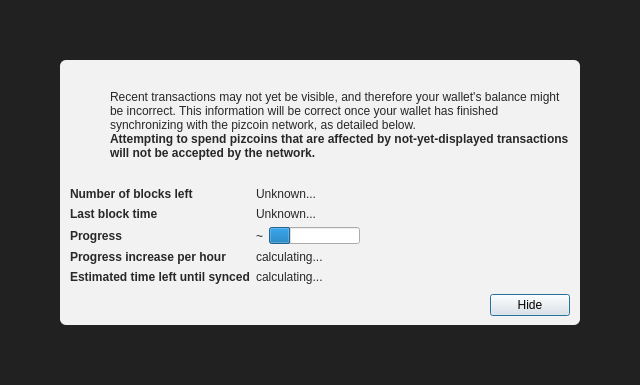
<?xml version="1.0" encoding="UTF-8"?>
<ui version="4.0">
 <class>ModalOverlay</class>
 <widget class="ModalOverlay" name="ModalOverlay">
  <property name="geometry">
   <rect>
    <x>0</x>
    <y>0</y>
    <width>640</width>
    <height>385</height>
   </rect>
  </property>
  <property name="windowTitle">
   <string>Form</string>
  </property>
  <layout class="QVBoxLayout" name="verticalLayout" stretch="0">
   <property name="sizeConstraint">
    <enum>QLayout::SetDefaultConstraint</enum>
   </property>
   <property name="leftMargin">
    <number>0</number>
   </property>
   <property name="topMargin">
    <number>0</number>
   </property>
   <property name="rightMargin">
    <number>0</number>
   </property>
   <property name="bottomMargin">
    <number>0</number>
   </property>
   <item>
    <widget class="QWidget" name="bgWidget" native="true">
     <property name="styleSheet">
      <string notr="true">#bgWidget { background: rgba(0,0,0,220); }</string>
     </property>
     <layout class="QVBoxLayout" name="verticalLayoutMain" stretch="1">
      <property name="leftMargin">
       <number>60</number>
      </property>
      <property name="topMargin">
       <number>60</number>
      </property>
      <property name="rightMargin">
       <number>60</number>
      </property>
      <property name="bottomMargin">
       <number>60</number>
      </property>
      <item>
       <widget class="QWidget" name="contentWidget" native="true">
        <property name="styleSheet">
         <string notr="true">#contentWidget { background: rgba(255,255,255,240); border-radius: 6px; }

QLabel { color: rgb(40,40,40);  }</string>
        </property>
        <layout class="QVBoxLayout" name="verticalLayoutSub" stretch="1,0,0,0">
         <property name="spacing">
          <number>0</number>
         </property>
         <property name="leftMargin">
          <number>10</number>
         </property>
         <property name="topMargin">
          <number>10</number>
         </property>
         <property name="rightMargin">
          <number>10</number>
         </property>
         <property name="bottomMargin">
          <number>10</number>
         </property>
         <item>
          <layout class="QHBoxLayout" name="horizontalLayoutIconText" stretch="0,1">
           <property name="topMargin">
            <number>20</number>
           </property>
           <item>
            <layout class="QVBoxLayout" name="verticalLayoutIcon">
             <property name="leftMargin">
              <number>0</number>
             </property>
             <item>
              <widget class="QPushButton" name="warningIcon">
               <property name="enabled">
                <bool>false</bool>
               </property>
               <property name="text">
                <string/>
               </property>
               <property name="icon">
                <iconset>
                 <normaloff>:/icons/warning</normaloff>
                 <disabledoff>:/icons/warning</disabledoff>:/icons/warning</iconset>
               </property>
               <property name="iconSize">
                <size>
                 <width>48</width>
                 <height>48</height>
                </size>
               </property>
               <property name="flat">
                <bool>true</bool>
               </property>
              </widget>
             </item>
             <item>
              <spacer name="verticalSpacerWarningIcon">
               <property name="orientation">
                <enum>Qt::Vertical</enum>
               </property>
               <property name="sizeHint" stdset="0">
                <size>
                 <width>20</width>
                 <height>40</height>
                </size>
               </property>
              </spacer>
             </item>
            </layout>
           </item>
           <item>
            <layout class="QVBoxLayout" name="verticalLayoutInfoText">
             <property name="leftMargin">
              <number>0</number>
             </property>
             <property name="topMargin">
              <number>0</number>
             </property>
             <item>
              <widget class="QLabel" name="infoText">
               <property name="text">
                <string>Recent transactions may not yet be visible, and therefore your wallet's balance might be incorrect. This information will be correct once your wallet has finished synchronizing with the pizcoin network, as detailed below.</string>
               </property>
               <property name="textFormat">
                <enum>Qt::RichText</enum>
               </property>
               <property name="wordWrap">
                <bool>true</bool>
               </property>
              </widget>
             </item>
             <item>
              <widget class="QLabel" name="infoTextStrong">
               <property name="font">
                <font>
                 <weight>75</weight>
                 <bold>true</bold>
                </font>
               </property>
               <property name="text">
                <string>Attempting to spend pizcoins that are affected by not-yet-displayed transactions will not be accepted by the network.</string>
               </property>
               <property name="textFormat">
                <enum>Qt::RichText</enum>
               </property>
               <property name="wordWrap">
                <bool>true</bool>
               </property>
              </widget>
             </item>
             <item>
              <spacer name="verticalSpacerInTextSpace">
               <property name="orientation">
                <enum>Qt::Vertical</enum>
               </property>
               <property name="sizeHint" stdset="0">
                <size>
                 <width>20</width>
                 <height>40</height>
                </size>
               </property>
              </spacer>
             </item>
            </layout>
           </item>
          </layout>
         </item>
         <item>
          <spacer name="verticalSpacerAfterText">
           <property name="orientation">
            <enum>Qt::Vertical</enum>
           </property>
           <property name="sizeHint" stdset="0">
            <size>
             <width>20</width>
             <height>40</height>
            </size>
           </property>
          </spacer>
         </item>
         <item>
          <layout class="QFormLayout" name="formLayout">
           <property name="fieldGrowthPolicy">
            <enum>QFormLayout::FieldsStayAtSizeHint</enum>
           </property>
           <property name="horizontalSpacing">
            <number>6</number>
           </property>
           <property name="verticalSpacing">
            <number>6</number>
           </property>
           <property name="topMargin">
            <number>10</number>
           </property>
           <item row="0" column="0">
            <widget class="QLabel" name="labelNumberOfBlocksLeft">
             <property name="font">
              <font>
               <weight>75</weight>
               <bold>true</bold>
              </font>
             </property>
             <property name="text">
              <string>Number of blocks left</string>
             </property>
            </widget>
           </item>
           <item row="0" column="1">
            <widget class="QLabel" name="numberOfBlocksLeft">
             <property name="text">
              <string>Unknown...</string>
             </property>
            </widget>
           </item>
           <item row="1" column="0">
            <widget class="QLabel" name="labelLastBlockTime">
             <property name="font">
              <font>
               <weight>75</weight>
               <bold>true</bold>
              </font>
             </property>
             <property name="text">
              <string>Last block time</string>
             </property>
            </widget>
           </item>
           <item row="1" column="1">
            <widget class="QLabel" name="newestBlockDate">
             <property name="sizePolicy">
              <sizepolicy hsizetype="Maximum" vsizetype="Preferred">
               <horstretch>0</horstretch>
               <verstretch>0</verstretch>
              </sizepolicy>
             </property>
             <property name="text">
              <string>Unknown...</string>
             </property>
            </widget>
           </item>
           <item row="2" column="0">
            <widget class="QLabel" name="labelSyncDone">
             <property name="font">
              <font>
               <weight>75</weight>
               <bold>true</bold>
              </font>
             </property>
             <property name="text">
              <string>Progress</string>
             </property>
            </widget>
           </item>
           <item row="2" column="1">
            <layout class="QHBoxLayout" name="horizontalLayoutSync" stretch="0,1">
             <item>
              <widget class="QLabel" name="percentageProgress">
               <property name="text">
                <string notr="true">~</string>
               </property>
              </widget>
             </item>
             <item>
              <widget class="QProgressBar" name="progressBar">
               <property name="value">
                <number>24</number>
               </property>
               <property name="format">
                <string/>
               </property>
              </widget>
             </item>
            </layout>
           </item>
           <item row="4" column="0">
            <widget class="QLabel" name="labelProgressIncrease">
             <property name="font">
              <font>
               <weight>75</weight>
               <bold>true</bold>
              </font>
             </property>
             <property name="text">
              <string>Progress increase per hour</string>
             </property>
            </widget>
           </item>
           <item row="4" column="1">
            <widget class="QLabel" name="progressIncreasePerH">
             <property name="text">
              <string>calculating...</string>
             </property>
            </widget>
           </item>
           <item row="5" column="0">
            <widget class="QLabel" name="labelEstimatedTimeLeft">
             <property name="font">
              <font>
               <weight>75</weight>
               <bold>true</bold>
              </font>
             </property>
             <property name="text">
              <string>Estimated time left until synced</string>
             </property>
            </widget>
           </item>
           <item row="5" column="1">
            <widget class="QLabel" name="expectedTimeLeft">
             <property name="text">
              <string>calculating...</string>
             </property>
            </widget>
           </item>
          </layout>
         </item>
         <item>
          <layout class="QHBoxLayout" name="horizontalLayoutButtons">
           <property name="leftMargin">
            <number>10</number>
           </property>
           <property name="topMargin">
            <number>10</number>
           </property>
           <item>
            <spacer name="horizontalSpacer">
             <property name="orientation">
              <enum>Qt::Horizontal</enum>
             </property>
             <property name="sizeHint" stdset="0">
              <size>
               <width>40</width>
               <height>20</height>
              </size>
             </property>
            </spacer>
           </item>
           <item>
            <widget class="QPushButton" name="closeButton">
             <property name="text">
              <string>Hide</string>
             </property>
             <property name="focusPolicy">
              <enum>Qt::StrongFocus</enum>
             </property>
             <property name="default">
              <bool>true</bool>
             </property>
            </widget>
           </item>
          </layout>
         </item>
        </layout>
       </widget>
      </item>
     </layout>
    </widget>
   </item>
  </layout>
 </widget>
 <customwidgets>
  <customwidget>
   <class>ModalOverlay</class>
   <extends>QWidget</extends>
   <header>qt/modaloverlay.h</header>
   <container>1</container>
  </customwidget>
 </customwidgets>
 <resources/>
 <connections/>
</ui>
